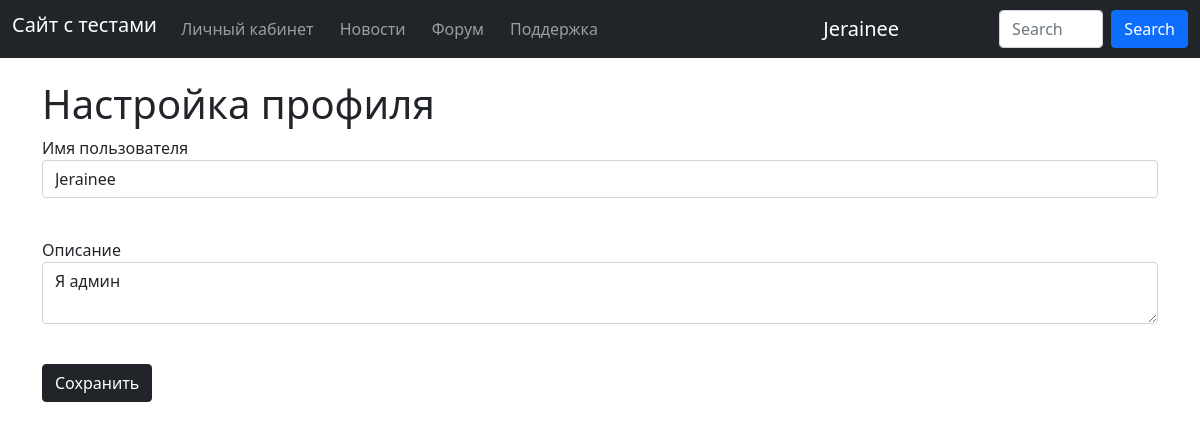
The app's page /change_profile (signed in), older data.
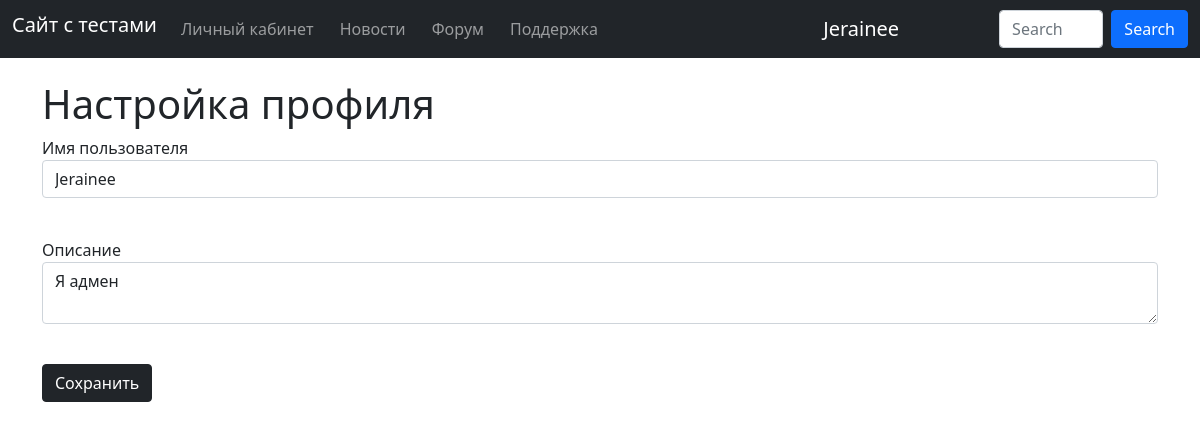
The same page, newer data.
### data/users.py (models this page shows, shortened)
class User(SqlAlchemyBase, UserMixin, SerializerMixin):
    __tablename__ = 'users'
    id = sqlalchemy.Column(sqlalchemy.Integer, primary_key=True, autoincrement=True)
    is_admin = sqlalchemy.Column(sqlalchemy.Boolean, nullable=False)
    name = sqlalchemy.Column(sqlalchemy.String, nullable=False)
    about = sqlalchemy.Column(sqlalchemy.String, nullable=True)
    email = sqlalchemy.Column(sqlalchemy.String, index=True, unique=True, nullable=False)
    hashed_password = sqlalchemy.Column(sqlalchemy.String, nullable=False)
    created_date = sqlalchemy.Column(sqlalchemy.DateTime, default=datetime.datetime.now)
    test_results = sqlalchemy.Column(sqlalchemy.String, nullable=True)
    cat = sqlalchemy.Column(sqlalchemy.String, nullable=True)
    comments = orm.relationship("Comment")
    posts = orm.relationship('ForumPost')

### main.py (the view, shortened to what this page needs)
@app.route('/change_profile', methods=['GET', 'POST'])
@login_required
def change_profile():
    form = ProfileForm()
    db_sess = db_session.create_session()
    cur_user = db_sess.query(User).get(current_user.get_id())
    if request.method == 'GET':
        form.name.data = cur_user.name
        form.about.data = cur_user.about
    return render_template('change_profile.html', form=form)

### forms/user.py
class ProfileForm(FlaskForm):
    name = StringField('Имя пользователя', validators=[DataRequired()])
    about = TextAreaField("Описание")
    submit = SubmitField('Сохранить')

### data/db_session.py (called while the page is built)
def create_session() -> Session:
    global __factory
    return __factory()

### main.py (called while the page is built)
@login_manager.user_loader
def load_user(user_id):
    db_sess = db_session.create_session()
    return db_sess.query(User).get(user_id)

### templates/change_profile.html (shortened to what this page needs)
{% extends "base.html" %}
{% block content %}
<h1>Настройка профиля</h1>
<form action="" method="post">
    <p>
        {{ form.name.label }}<br>
        {{ form.name(class="form-control") }}<br>
    </p>
    <p>
        {{ form.about.label }}<br>
        {{ form.about(class="form-control") }}<br>
    </p>
    <p>{{ form.submit(type="submit", class="btn btn-dark") }}</p>
</form>
{% endblock %}

### templates/base.html (shortened to what this page needs)
<!DOCTYPE html>
<html lang = "ru">
	<head>
		<link type="text/css" href="{{ url_for('static', filename='css/styles.css')}}" rel="stylesheet" />
		<link rel="stylesheet"
                    href="https://cdn.jsdelivr.net/npm/bootstrap@5.0.0-beta1/dist/css/bootstrap.min.css"
>
	</head>
	<header id="header">
	<nav class="navbar fixed-top navbar-expand-sm navbar-dark bg-dark">
		<div class="container-fluid">
		<a class="navbar-brand h1" href="/">Сайт с тестами</a>
		<div class="collapse navbar-collapse" id="navbarNav">
  		  <ul class="navbar-nav">
  		    <li class="nav-item active">
  		      <a class="nav-link" href="/account">Личный кабинет</a>
  		    </li>
  		    <li class="nav-item">
  		      <a class="nav-link" href="/news">Новости</a>
  		    </li>
			<li class="nav-item">
				<a class="nav-link" href="/forum">Форум</a>
			</li>
			<li class="nav-item">
  		      <a class="nav-link" href="/support">Поддержка</a>
  		    </li>
  		  </ul>
  		</div>
			{% if current_user.is_authenticated %}
                <a class="navbar-brand" style="margin-right:100px">{{ current_user.name }}</a>
            {% endif %}
  		  <form class="d-flex" action="{{ url_for('result') }}">
  		    <input class="form-control me-2 w-200" type="text" placeholder="Search" aria-label="Search" name="search">
  		    <button class="btn btn-primary" type="submit">Search</button>
  		  </form>
		</div>
	</nav>
	<main role="main" class="container-fluid" style="margin-top:80px">
	<body>
	<main role="main" class="container">
		{% block content %}
        {% endblock %}
	</main>
	</body>
</html>

Row changes from the older to the newer data that the page shows:
changed User "Jerainee": about "Я админ" → "Я адмен"
